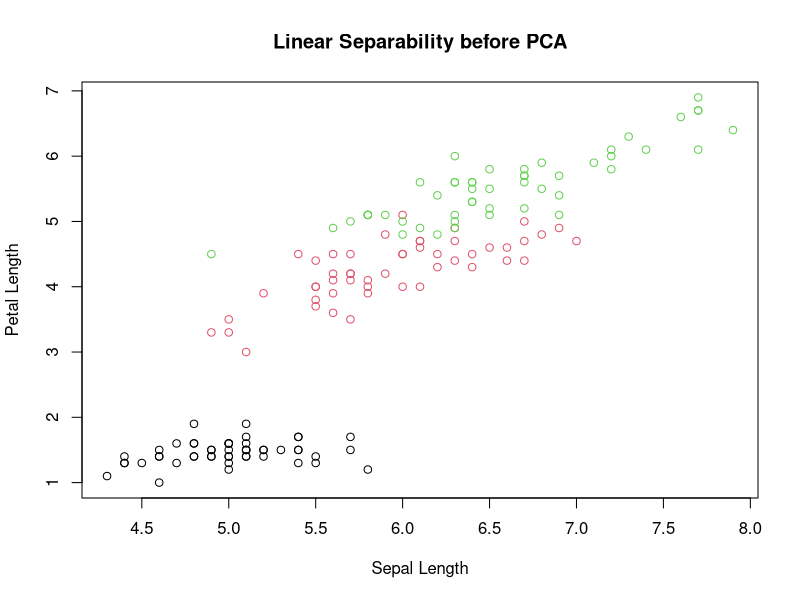
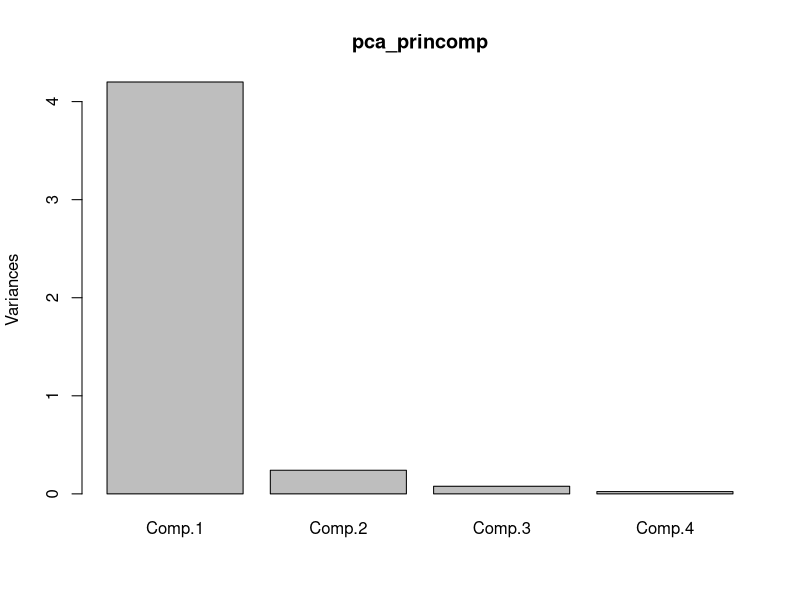
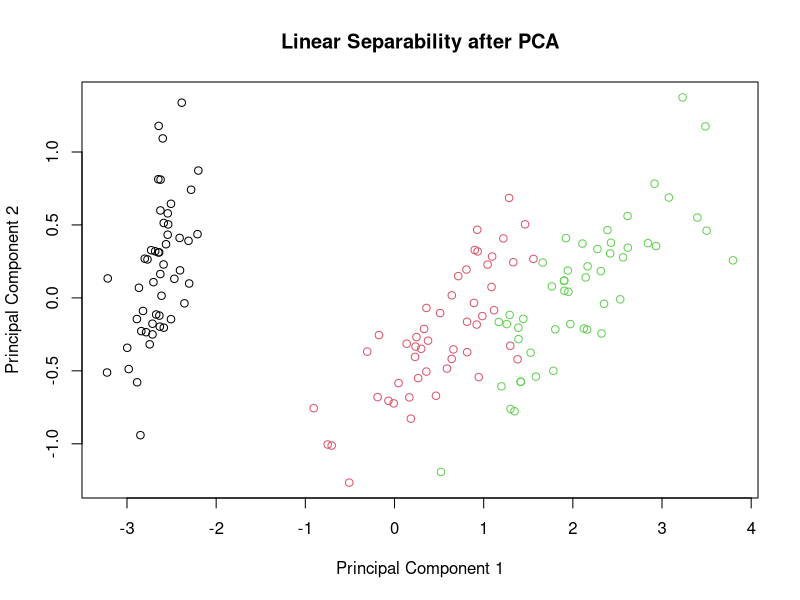
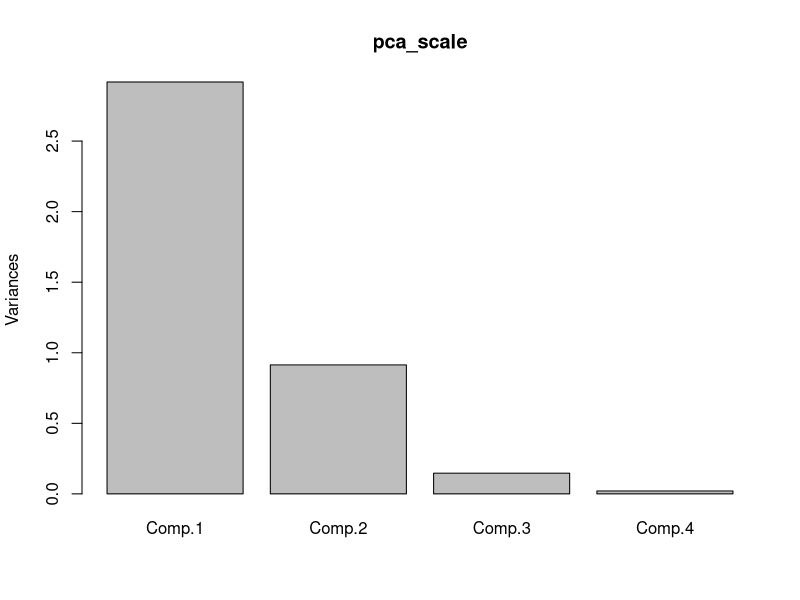
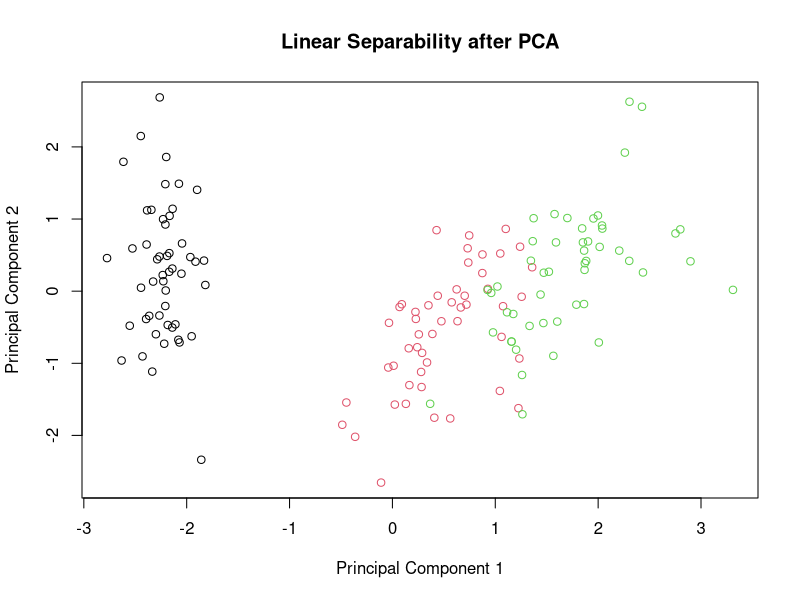
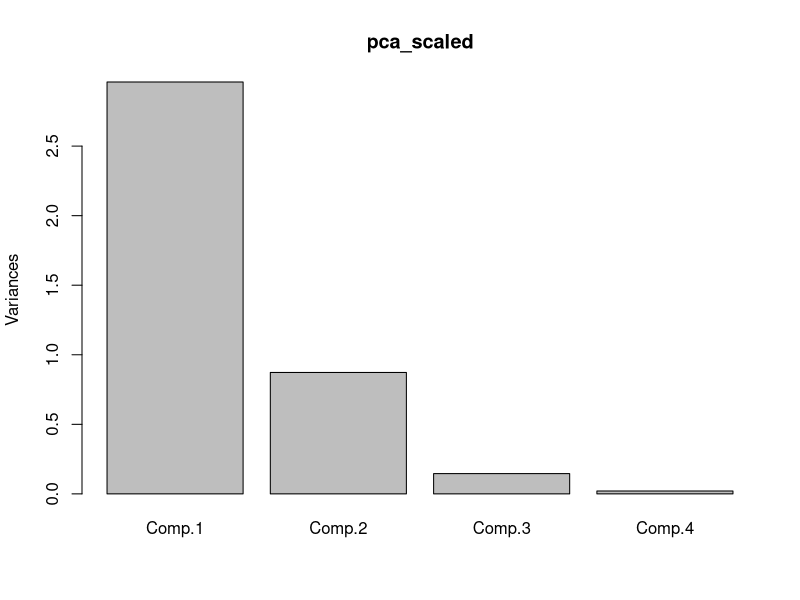

Recreate these plots in R, in order.
## ---- chunk 1

rm(list = ls(all=TRUE))

## ---- chunk 2
iris_data <- iris

## ---- chunk 3

str(iris_data)

summary(iris_data)

## ---- chunk 4

library(nnet)

multinom_model = multinom(Species~., data = iris_data )


pred_results = multinom_model$fitted.values


actl_results = iris_data$Species


results = data.frame("pred_spec" = colnames(pred_results)[apply(pred_results,1,function(x) which(x==max(x)))], 
                     "act_spec" = iris_data$Species)

table(results)


## ---- chunk 5

# Using lapply() function we apply the var() function on each of the variables excluding the target

lapply(iris_data[, -5], var)

# Plot the data points on the axes with the highest variances

plot(iris_data$Sepal.Length, iris_data$Petal.Length, col = iris_data$Species, xlab = "Sepal Length", ylab = "Petal Length",
    main = "Linear Separability before PCA")



## ---- chunk 6

# don't get confused, cov(x,x) = var(x)

cov_mat <- cov(iris_data[ , -5])

## ---- chunk 7

print(cov_mat)

## ---- chunk 8

# storing the eigen vectors in the eigen_vec variable

eigen_vec <- eigen(cov_mat)$vectors

print(eigen_vec)

## ---- chunk 9

# Original datapoints projected to the Principal Components

# "%*%" operator is a matrix multiplier

pca_mat <- as.matrix(iris_data[, -5]) %*% as.matrix(eigen_vec)

## ---- chunk 10

# Add the Species column back to the data frame

pca_df <- cbind(as.data.frame(pca_mat), iris_data$Species)

# Change the colnames to "Species"

colnames(pca_df)[5] <- c("Species")


## ---- chunk 11

reg_mod_2 = multinom(Species~., data = pca_df )


pred_results_2 = reg_mod_2$fitted.values


actl_results_2 = pca_df$Species


results_pca = data.frame("pred_spec" = colnames(pred_results_2)[apply(pred_results_2,1,function(x) which(x==max(x)))], 
                     "act_spec" = pca_df$Species)

table(results_pca)
## ---- chunk 12

pca_princomp <- princomp(iris_data[,-c(5)])
summary(pca_princomp)
pca_princomp$loadings
head(pca_princomp$scores)
plot(pca_princomp)

iris_pca_data = data.frame(pca_princomp$scores, Species = iris_data$Species)

plot(iris_pca_data$Comp.1, iris_pca_data$Comp.2, col = iris_pca_data$Species, xlab = "Principal Component 1", ylab = "Principal Component 2",  main = "Linear Separability after PCA")

reg_mod_3 = multinom(Species~., data = iris_pca_data )

pred_results_3 = reg_mod_3$fitted.values


actl_results_3 = iris_pca_data$Species


results_prcom = data.frame("pred_spec" = colnames(pred_results_3)[apply(pred_results_3,1,function(x) which(x==max(x)))], 
                     "act_spec" = iris_pca_data$Species)

table(results_prcom)

## ---- chunk 13

pca_scale <- princomp(iris_data[,-c(5)], cor = T)
summary(pca_scale)

plot(pca_scale)

iris_pca_Scale_data = data.frame(pca_scale$scores, Species = iris_data$Species)

plot(iris_pca_Scale_data$Comp.1, iris_pca_Scale_data$Comp.2, col = iris_pca_Scale_data$Species, xlab = "Principal Component 1", ylab = "Principal Component 2",  main = "Linear Separability after PCA")


reg_mod_4 = multinom(Species~., data = iris_pca_Scale_data )

pred_results_4 = reg_mod_4$fitted.values


actl_results_4 = iris_pca_Scale_data$Species


results_prcom = data.frame("pred_spec" = colnames(pred_results_4)[apply(pred_results_4,1,function(x) which(x==max(x)))], 
                     "act_spec" = iris_pca_Scale_data$Species)

table(results_prcom)

## ---- chunk 14

set.seed(420)

train_rows <- sample(1:nrow(iris_data), 0.8*nrow(iris_data))

train_data <- iris_data[train_rows, ]

test_data <- iris_data[-train_rows, ]

## ---- chunk 15

pca_scaled <- princomp(train_data[, !(names(train_data) %in% c("Species"))], cor = T)

head(pca_scaled$scores)

#pca_scaled <- prcomp(train_data[, !(names(train_data) %in% c("Species"))], center = T, scale. = T)

#head(pca_scaled$x)
## ---- chunk 16

plot(pca_scaled)

## ---- chunk 17
train_pca_e <- as.data.frame(predict(pca_scaled, train_data[, !(names(train_data) %in% c("Species"))]))

test_pca_e <- as.data.frame(predict(pca_scaled, test_data[, !(names(train_data) %in% c("Species"))]))

